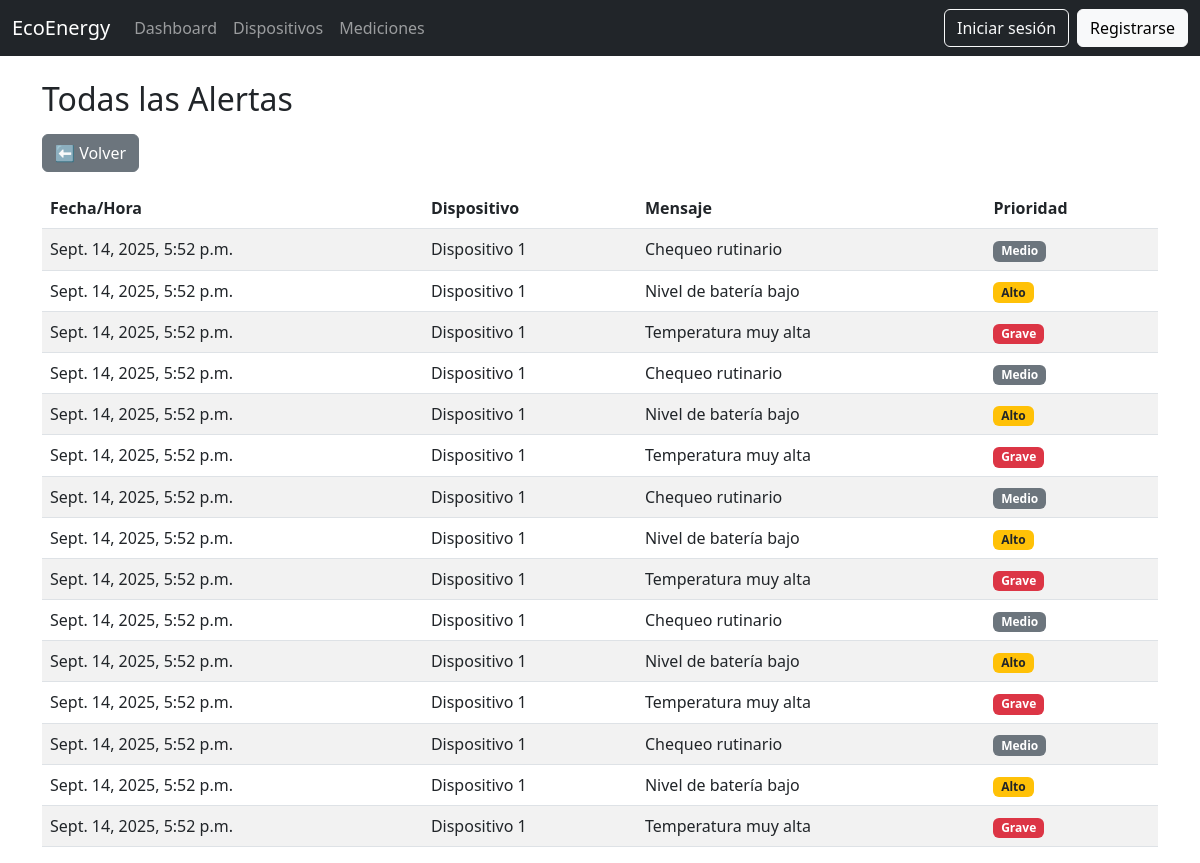
The app's page /alerts/, older data.
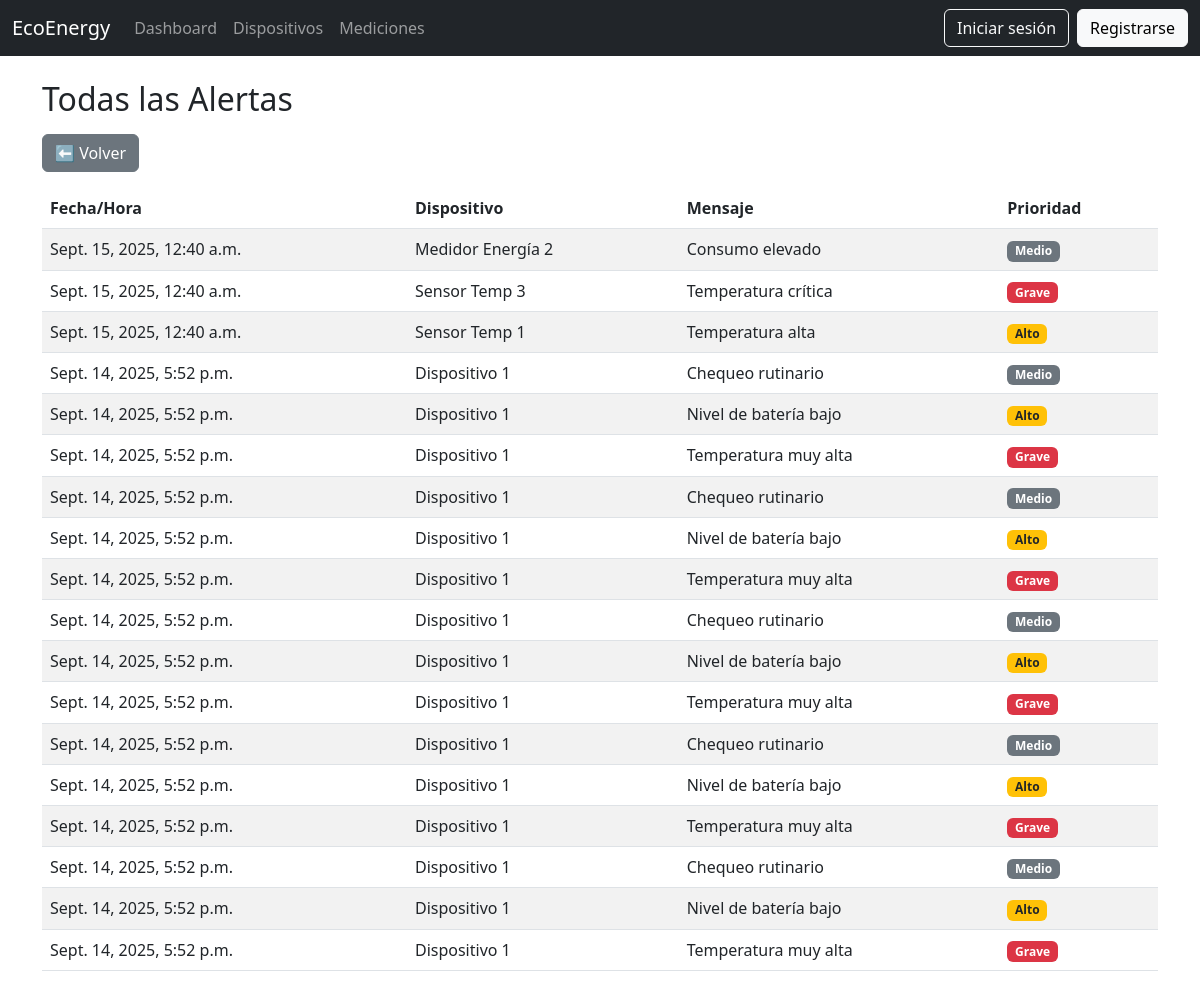
The same page, newer data.
### core/models.py (models this page shows, shortened)
class Alert(models.Model):
    PRIORITY_CHOICES = [
        ("grave", "Grave"),
        ("alto", "Alto"),
        ("medio", "Mediano"),
    ]
    device = models.ForeignKey("Device", on_delete=models.CASCADE)
    message = models.TextField()
    priority = models.CharField(max_length=10, choices=PRIORITY_CHOICES, default="medio")
    created_at = models.DateTimeField(auto_now_add=True)

class Device(models.Model):
    name = models.CharField(max_length=100)
    category = models.ForeignKey(Category, on_delete=models.CASCADE)
    zone = models.ForeignKey(Zone, on_delete=models.CASCADE)
    organization = models.ForeignKey(Organization, on_delete=models.CASCADE)
    created_at = models.DateTimeField(auto_now_add=True)
    updated_at = models.DateTimeField(auto_now=True)
    deleted_at = models.DateTimeField(null=True, blank=True)

### core/views.py (the view)
# urls.py: path("alerts/", views.alert_list, name="alert_list"),
def alert_list(request):
    alerts = Alert.objects.select_related("device").order_by("-created_at")
    return render(request, "core/alert_list.html", {"alerts": alerts})

### core/templates/core/alert_list.html
{% extends "base.html" %}
{% block content %}
<div class="container mt-4">
  <h2 class="mb-3">Todas las Alertas</h2>
  <a href="javascript:history.back()" class="btn btn-secondary mb-3">⬅ Volver</a>
  <table class="table table-striped">
    <thead>
      <tr>
        <th>Fecha/Hora</th>
        <th>Dispositivo</th>
        <th>Mensaje</th>
        <th>Prioridad</th>
      </tr>
    </thead>
    <tbody>
      {% for a in alerts %}
      <tr>
        <td>{{ a.created_at }}</td>
        <td>{{ a.device.name }}</td>
        <td>{{ a.message }}</td>
        <td>
          {% if a.priority == "grave" %}
            <span class="badge bg-danger">Grave</span>
          {% elif a.priority == "alto" %}
            <span class="badge bg-warning text-dark">Alto</span>
          {% elif a.priority == "medio" %}
            <span class="badge bg-secondary">Medio</span>
          {% else %}
            <span class="badge bg-light text-dark">{{ a.priority }}</span>
          {% endif %}
        </td>
      </tr>
      {% empty %}
      <tr><td colspan="4">No hay alertas registradas</td></tr>
      {% endfor %}
    </tbody>
  </table>
</div>
{% endblock %}

Row changes from the older to the newer data that the page shows:
added Alert: created_at "Sept. 15, 2025, 12:40 a.m.", device.name "Medidor Energía 2", message "Consumo elevado", priority "Medio"
added Alert: created_at "Sept. 15, 2025, 12:40 a.m.", device.name "Sensor Temp 3", message "Temperatura crítica", priority "Grave"
added Alert: created_at "Sept. 15, 2025, 12:40 a.m.", device.name "Sensor Temp 1", message "Temperatura alta", priority "Alto"
